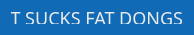
<?xml version="1.0" encoding="UTF-8"?>
<ui version="4.0">
 <class>p_flat_button</class>
 <widget class="QWidget" name="p_flat_button">
  <property name="geometry">
   <rect>
    <x>0</x>
    <y>0</y>
    <width>194</width>
    <height>35</height>
   </rect>
  </property>
  <property name="minimumSize">
   <size>
    <width>194</width>
    <height>35</height>
   </size>
  </property>
  <property name="maximumSize">
   <size>
    <width>16777215</width>
    <height>35</height>
   </size>
  </property>
  <property name="windowTitle">
   <string>p_flat_button</string>
  </property>
  <property name="styleSheet">
   <string notr="true">#p_flat_button
{
	background: #116AB6;
	margin-bottom: 1px;
}
#p_flat_button:pressed
{
	background: #1C7FD3;
}
QLabel
{
	font-family: Corbel;
	font-size: 18px;
	color: #ECECEC;
}</string>
  </property>
  <layout class="QHBoxLayout" name="horizontalLayout">
   <item>
    <widget class="QLabel" name="label">
     <property name="text">
      <string>QT SUCKS FAT DONGS</string>
     </property>
     <property name="alignment">
      <set>Qt::AlignRight|Qt::AlignTrailing|Qt::AlignVCenter</set>
     </property>
    </widget>
   </item>
  </layout>
 </widget>
 <layoutdefault spacing="6" margin="11"/>
 <resources/>
 <connections/>
</ui>
